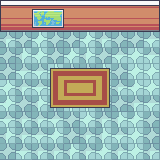

This is a level from a 2D game, rendered from its Tiled map with the project's own tilesets. A one-line summary and the complete map file follow:
An orthogonal 10x10 tile map with 16x16 px tiles, 2 tile layers (ground, decor_layer), 2 tilesets and 22 objects (outdoor_sensor, player_spawn).

<map version="1.10" tiledversion="1.12.2" orientation="orthogonal" renderorder="right-down" width="10" height="10" tilewidth="16" tileheight="16" infinite="0" nextlayerid="7" nextobjectid="37">
 <tileset firstgid="1" name="Indoor" tilewidth="16" tileheight="16" tilecount="1424" columns="16">
  <image source="Interiors_free_16x16.png" width="256" height="1424" />
  <tile id="214">
   <objectgroup draworder="index" id="2">
    <object id="1" x="2.93683" y="7.31655" width="10.1002" height="3.65189" />
   </objectgroup>
  </tile>
  <tile id="215">
   <objectgroup draworder="index" id="2">
    <object id="1" x="7.01609" y="11.8231" width="8.98391" height="4.17688" />
   </objectgroup>
  </tile>
  <tile id="216">
   <objectgroup draworder="index" id="2">
    <object id="1" x="-0.0222222" y="11.9657" width="16.0222" height="4.03431" />
   </objectgroup>
  </tile>
  <tile id="217">
   <objectgroup draworder="index" id="2">
    <object id="1" x="0" y="11.2708" width="9.05771" height="4.72925" />
   </objectgroup>
  </tile>
  <tile id="231">
   <objectgroup draworder="index" id="2">
    <object id="1" x="6.95556" y="0" width="9.04444" height="7.95556" />
   </objectgroup>
  </tile>
  <tile id="232">
   <objectgroup draworder="index" id="2">
    <object id="1" x="0" y="0" width="16.0222" height="8.88889" />
   </objectgroup>
  </tile>
  <tile id="233">
   <objectgroup draworder="index" id="2">
    <object id="1" x="0.444444" y="0.4" width="8.62222" height="7.64444" />
   </objectgroup>
  </tile>
  <tile id="528">
   <objectgroup draworder="index" id="2">
    <object id="1" x="1.02222" y="0.977778" width="13.8444" height="14.2222">
     <ellipse />
    </object>
   </objectgroup>
  </tile>
 </tileset>
 <tileset firstgid="1425" name="Outdoor" tilewidth="16" tileheight="16" tilecount="391" columns="17">
  <image source="Room_Builder_free_16x16.png" width="272" height="368" />
 </tileset>
 <layer id="1" name="ground" width="10" height="10">
  <data encoding="csv">
1510,1511,1511,1511,1511,1511,1511,1511,1511,1512,
1527,1528,1528,1528,1528,1528,1528,1528,1528,1529,
1589,1608,1591,1608,1608,1591,1589,1608,1608,1590,
1608,1606,1591,1608,1591,1606,1608,1590,1607,1590,
1608,1590,1590,1607,1590,1590,1591,1608,1607,1607,
1607,1589,1590,1590,1589,1606,1591,1589,1591,1607,
1591,1608,1606,1608,1591,1591,1608,1608,1589,1590,
1590,1589,1589,1590,1608,1607,1589,1606,1591,1608,
1606,1589,1590,1591,1608,1589,1606,1590,1607,1608,
1608,1590,1589,1589,1606,1589,1591,1589,1607,1589
</data>
 </layer>
 <layer id="2" name="decor_layer" width="10" height="10">
  <data encoding="csv">
0,0,1067,1068,0,0,0,0,0,0,
0,0,1083,1084,0,0,0,0,0,0,
0,0,0,0,0,0,0,0,0,0,
0,0,0,0,0,0,0,0,0,0,
0,0,0,248,249,250,251,0,0,0,
0,0,0,264,265,266,267,0,0,0,
0,0,0,280,281,282,283,0,0,0,
0,0,0,0,0,0,0,0,0,0,
0,0,0,0,0,0,0,0,0,0,
0,0,0,0,0,0,0,0,0,0
</data>
 </layer>
 <objectgroup id="5" name="object_decors">
  <object id="25" gid="234" x="96" y="128" width="16" height="16" />
  <object id="26" gid="233" x="80" y="128" width="16" height="16" />
  <object id="27" gid="232" x="64" y="128" width="16" height="16" />
  <object id="28" gid="216" x="64" y="112" width="16" height="16" />
  <object id="29" gid="217" x="80" y="112" width="16" height="16" />
  <object id="30" gid="218" x="96" y="112" width="16" height="16" />
  <object id="31" gid="215" x="52.5" y="124.125" width="16" height="16" />
  <object id="32" gid="215" x="106.5" y="123.75" width="16" height="16" />
 </objectgroup>
 <objectgroup id="6" name="sensor_layer">
  <object id="36" type="outdoor_sensor" x="0.375" y="79" width="16" height="16">
   <ellipse />
  </object>
 </objectgroup>
 <objectgroup id="3" name="collisions">
  <object id="11" x="0.125" y="23.75" width="159.75" height="2" />
  <object id="14" x="160" y="25" width="1.5" height="135.125" />
  <object id="15" x="-0.875" y="23.4375" width="1.5" height="135.125" />
  <object id="16" x="0.25" y="160.688" width="1.5" height="161" rotation="-90" />
 </objectgroup>
 <objectgroup id="4" name="spawns">
  <object id="21" name="player_spawn" x="77.75" y="48.375">
   <point />
  </object>
 </objectgroup>
</map>
